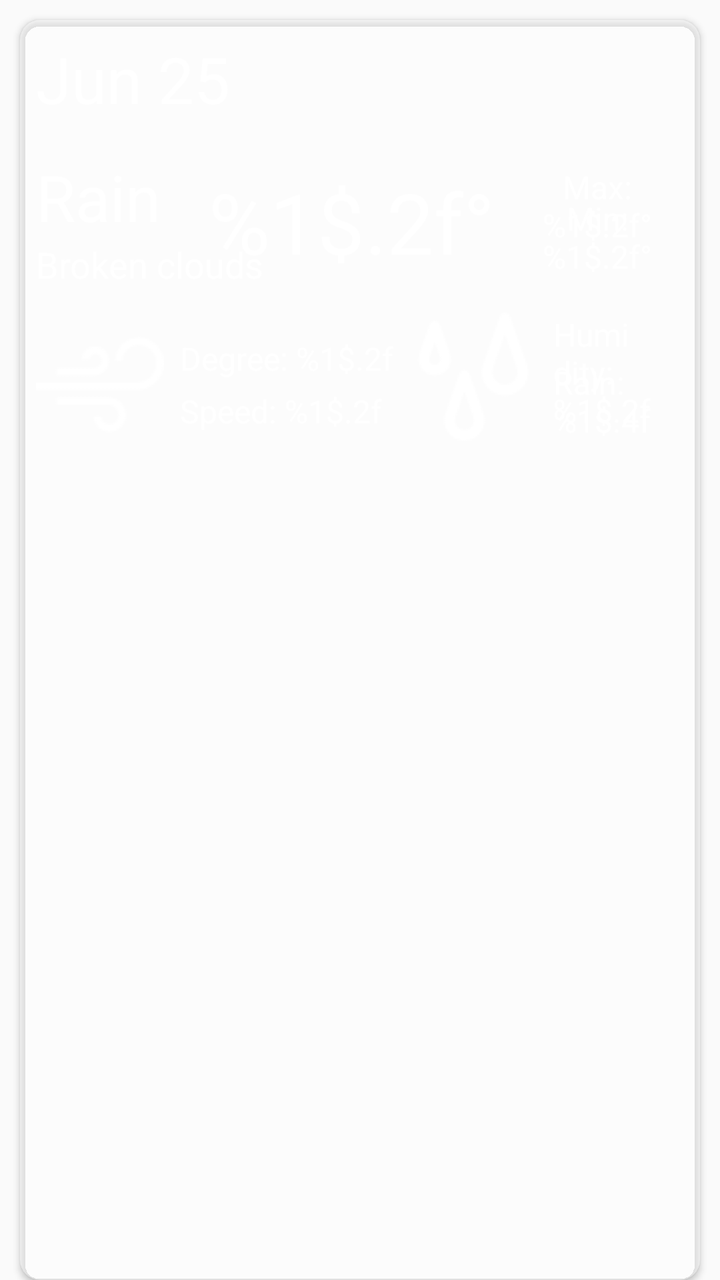
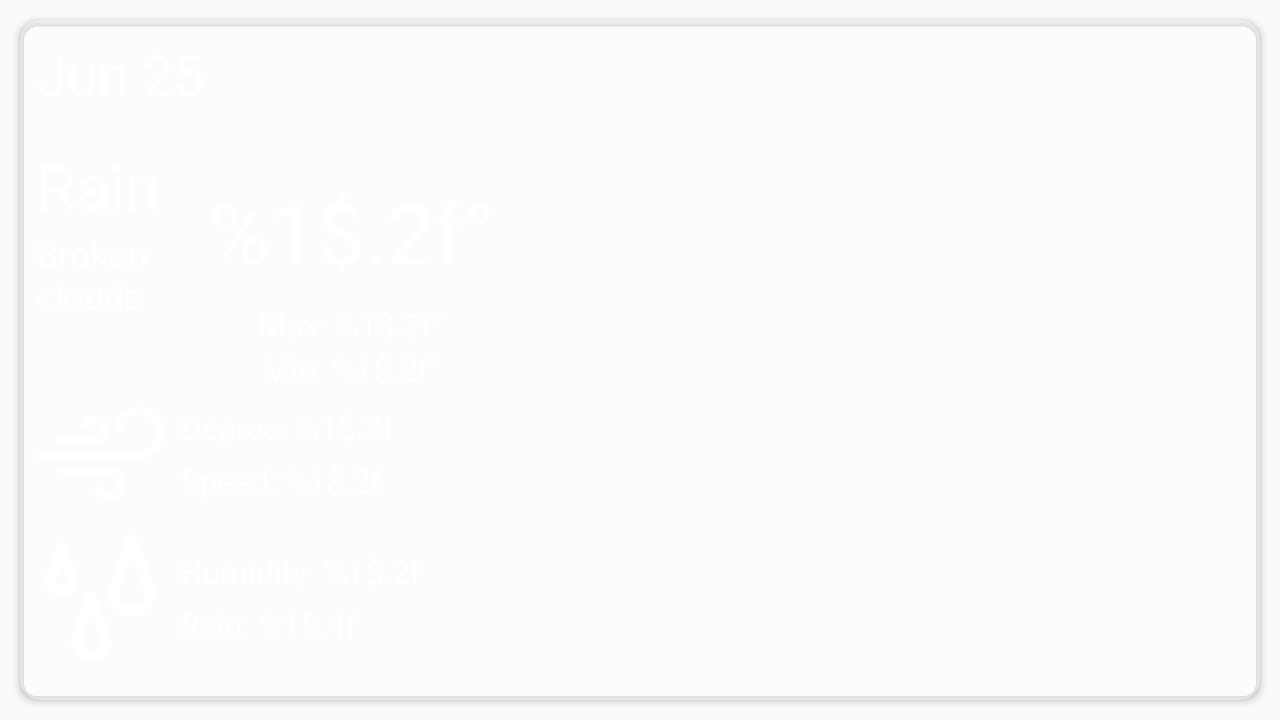

The same Android screen from two of the app's own layout files: first res/layout/ as a phone draws it, then the repository's variant for another configuration, drawn on a device whose configuration selects that folder. Both files follow.
<!-- AndroidManifest.xml: application theme AppTheme -->
<!-- res/layout/forecast_row.xml -->
<?xml version="1.0" encoding="utf-8"?>
<android.support.v7.widget.CardView
    xmlns:android="http://schemas.android.com/apk/res/android"
    xmlns:app="http://schemas.android.com/apk/res-auto"
    xmlns:tools="http://schemas.android.com/tools"
    android:layout_width="match_parent"
    android:backgroundTint="@color/semiTransparent"
    android:elevation="5dp"
    app:cardCornerRadius="10dp"
    android:layout_marginTop="10dp"
    android:layout_marginLeft="10dp"
    android:layout_marginRight="10dp"
    android:layout_height="match_parent">

    <android.support.constraint.ConstraintLayout
        android:layout_width="match_parent"
        android:layout_height="match_parent">

        <TextView
            android:id="@+id/date"
            android:layout_width="0dp"
            android:layout_height="wrap_content"
            android:text="Jun 25"
            android:textColor="@color/white"
            android:textSize="32sp"
            android:layout_marginLeft="8dp"
            app:layout_constraintLeft_toLeftOf="parent"
            app:layout_constraintTop_toTopOf="parent"
            android:layout_marginTop="8dp" />

        <ImageView
            android:id="@+id/weatherIcon"
            android:layout_width="0dp"
            android:layout_height="0dp"
            android:layout_marginBottom="0dp"
            android:layout_marginLeft="8dp"
            android:layout_marginRight="8dp"
            android:layout_marginTop="8dp"
            android:scaleType="fitCenter"
            app:layout_constraintBottom_toTopOf="@+id/weatherMain"
            app:layout_constraintLeft_toRightOf="@+id/date"
            app:layout_constraintRight_toRightOf="parent"
            app:layout_constraintTop_toTopOf="parent" />

        <TextView
            android:id="@+id/weatherMain"
            android:layout_width="wrap_content"
            android:layout_height="wrap_content"
            android:text="Rain"
            android:textSize="32sp"
            android:textColor="@color/white"
            android:layout_marginLeft="8dp"
            app:layout_constraintLeft_toLeftOf="parent"
            android:layout_marginTop="16dp"
            app:layout_constraintTop_toBottomOf="@+id/date" />

        <TextView
            android:id="@+id/weatherDescription"
            android:layout_width="wrap_content"
            android:layout_height="wrap_content"
            android:text="Broken clouds"
            android:textColor="@color/white"
            android:textSize="18sp"
            android:layout_marginTop="0dp"
            app:layout_constraintTop_toBottomOf="@+id/weatherMain"
            android:layout_marginLeft="8dp"
            app:layout_constraintLeft_toLeftOf="parent" />

        <TextView
            android:id="@+id/temperature"
            android:layout_width="wrap_content"
            android:layout_height="wrap_content"
            android:text="@string/temp"
            android:textAlignment="center"
            android:textColor="@color/white"
            android:textSize="42sp"
            app:layout_constraintTop_toTopOf="@+id/weatherMain"
            android:layout_marginTop="0dp"
            app:layout_constraintBottom_toBottomOf="@+id/weatherDescription"
            android:layout_marginBottom="0dp"
            app:layout_constraintLeft_toRightOf="@+id/weatherMain"
            android:layout_marginLeft="24dp" />

        <TextView
            android:id="@+id/maxTemperature"
            android:layout_width="0dp"
            android:layout_height="wrap_content"
            android:textColor="@color/white"
            android:textSize="16sp"
            android:textAlignment="center"
            android:text="@string/maxTemp"
            app:layout_constraintTop_toTopOf="@+id/temperature"
            android:layout_marginTop="0dp"
            app:layout_constraintLeft_toRightOf="@+id/temperature"
            android:layout_marginLeft="8dp"
            android:layout_marginRight="8dp"
            app:layout_constraintRight_toRightOf="parent" />

        <TextView
            android:id="@+id/minTemperature"
            android:layout_width="0dp"
            android:layout_height="wrap_content"
            android:textColor="@color/white"
            android:textSize="16sp"
            android:textAlignment="center"
            android:text="@string/minTemp"
            app:layout_constraintLeft_toRightOf="@+id/temperature"
            android:layout_marginLeft="8dp"
            app:layout_constraintBottom_toBottomOf="@+id/temperature"
            android:layout_marginBottom="0dp"
            android:layout_marginRight="8dp"
            app:layout_constraintRight_toRightOf="parent" />

        <TextView
            android:id="@+id/windDegree"
            android:layout_width="wrap_content"
            android:layout_height="wrap_content"
            android:text="@string/windDegree"
            android:textColor="@color/white"
            android:textSize="16sp"
            app:layout_constraintLeft_toRightOf="@+id/wind"
            android:layout_marginLeft="8dp"
            app:layout_constraintTop_toTopOf="@+id/wind"
            android:layout_marginTop="8dp" />

        <TextView
            android:id="@+id/windSpeed"
            android:layout_width="wrap_content"
            android:layout_height="wrap_content"
            android:text="@string/windSpeed"
            android:textColor="@color/white"
            android:textSize="16sp"
            app:layout_constraintLeft_toRightOf="@+id/wind"
            android:layout_marginLeft="8dp"
            app:layout_constraintBottom_toBottomOf="@+id/wind"
            android:layout_marginBottom="8dp" />

        <TextView
            android:id="@+id/humidity"
            android:layout_width="0dp"
            android:layout_height="wrap_content"
            android:textColor="@color/white"
            android:textSize="16sp"
            android:text="@string/humidity"
            android:layout_marginRight="8dp"
            app:layout_constraintRight_toRightOf="parent"
            app:layout_constraintTop_toTopOf="@+id/humidityIcon"
            android:layout_marginTop="0dp"
            app:layout_constraintLeft_toRightOf="@+id/humidityIcon"
            android:layout_marginLeft="8dp"
            app:layout_constraintHorizontal_bias="0.0" />

        <TextView
            android:id="@+id/rain"
            android:layout_width="0dp"
            android:layout_height="wrap_content"
            android:textColor="@color/white"
            android:textSize="16sp"
            android:text="@string/rain"
            android:layout_marginRight="8dp"
            app:layout_constraintRight_toRightOf="parent"
            app:layout_constraintLeft_toRightOf="@+id/humidityIcon"
            android:layout_marginLeft="8dp"
            app:layout_constraintBottom_toBottomOf="@+id/humidityIcon"
            android:layout_marginBottom="-1dp" />

        <ImageView
            android:id="@+id/wind"
            android:layout_width="wrap_content"
            android:layout_height="wrap_content"
            app:srcCompat="@drawable/wind"
            android:layout_marginLeft="8dp"
            app:layout_constraintLeft_toLeftOf="parent"
            android:layout_marginTop="16dp"
            app:layout_constraintTop_toBottomOf="@+id/weatherDescription" />

        <ImageView
            android:id="@+id/humidityIcon"
            android:layout_width="wrap_content"
            android:layout_height="wrap_content"
            android:layout_marginBottom="8dp"
            android:layout_marginTop="0dp"
            app:layout_constraintBottom_toBottomOf="@+id/wind"
            app:layout_constraintTop_toTopOf="@+id/wind"
            app:srcCompat="@drawable/humidity"
            app:layout_constraintLeft_toRightOf="@+id/windDegree"
            android:layout_marginLeft="8dp" />
    </android.support.constraint.ConstraintLayout>

</android.support.v7.widget.CardView>
<!-- resources referenced by this layout -->
<resources>
  <color name="semiTransparent">#64ffffff</color>
  <color name="white">#FFFFFF</color>
  <!-- drawable humidity: png bitmap (drawable, 1598 bytes) -->
  <!-- drawable wind: png bitmap (drawable, 1144 bytes) -->
  <string name="humidity">Humidity: %1$.2f</string>
  <string name="maxTemp">Max: %1$.2f°</string>
  <string name="minTemp">Min: %1$.2f°</string>
  <string name="rain">Rain: %1$.4f</string>
  <string name="temp">%1$.2f°</string>
  <string name="windDegree">Degree: %1$.2f</string>
  <string name="windSpeed">Speed: %1$.2f</string>
  <style name="AppTheme" parent="Theme.AppCompat.Light.NoActionBar">
          
          <item name="colorPrimary">@color/colorPrimary</item>
          <item name="colorPrimaryDark">@color/colorPrimaryDark</item>
          <item name="colorAccent">@color/colorAccent</item>
      </style>
  <color name="colorPrimary">#680931</color>
  <color name="colorPrimaryDark">#303F9F</color>
  <color name="colorAccent">#FF7200</color>
</resources>
<!-- res/layout-land/forecast_row.xml (the repository's variant of the layout above) -->
<!-- drawn on the phone turned sideways -->
<?xml version="1.0" encoding="utf-8"?>
<android.support.v7.widget.CardView
    xmlns:android="http://schemas.android.com/apk/res/android"
    xmlns:app="http://schemas.android.com/apk/res-auto"
    android:layout_width="match_parent"
    android:backgroundTint="@color/semiTransparent"
    android:elevation="5dp"
    app:cardCornerRadius="10dp"
    android:layout_marginTop="10dp"
    android:layout_marginBottom="10dp"
    android:layout_marginLeft="10dp"
    android:layout_marginRight="10dp"
    android:layout_height="match_parent">

    <android.support.constraint.ConstraintLayout
        android:layout_width="match_parent"
        android:layout_height="match_parent">

        <TextView
            android:id="@+id/date"
            android:layout_width="0dp"
            android:layout_height="wrap_content"
            android:text="Jun 25"
            android:textColor="@color/white"
            android:textSize="28sp"
            android:layout_marginLeft="8dp"
            app:layout_constraintLeft_toLeftOf="parent"
            app:layout_constraintTop_toTopOf="parent"
            android:layout_marginTop="8dp" />

        <ImageView
            android:id="@+id/weatherIcon"
            android:layout_width="0dp"
            android:layout_height="0dp"
            android:layout_marginBottom="0dp"
            android:layout_marginLeft="8dp"
            android:layout_marginRight="8dp"
            android:layout_marginTop="8dp"
            android:scaleType="fitCenter"
            app:layout_constraintBottom_toTopOf="@+id/weatherMain"
            app:layout_constraintLeft_toRightOf="@+id/date"
            app:layout_constraintRight_toRightOf="parent"
            app:layout_constraintTop_toTopOf="parent" />

        <TextView
            android:id="@+id/weatherMain"
            android:layout_width="wrap_content"
            android:layout_height="wrap_content"
            android:text="Rain"
            android:textSize="32sp"
            android:textColor="@color/white"
            android:layout_marginLeft="8dp"
            app:layout_constraintLeft_toLeftOf="parent"
            android:layout_marginTop="16dp"
            app:layout_constraintTop_toBottomOf="@+id/date" />

        <TextView
            android:id="@+id/weatherDescription"
            android:layout_width="0dp"
            android:layout_height="wrap_content"
            android:text="Broken clouds"
            android:textColor="@color/white"
            android:textSize="18sp"
            android:layout_marginTop="0dp"
            app:layout_constraintTop_toBottomOf="@+id/weatherMain"
            android:layout_marginLeft="8dp"
            app:layout_constraintLeft_toLeftOf="parent"
            app:layout_constraintRight_toLeftOf="@+id/temperature"
            android:layout_marginRight="0dp" />

        <TextView
            android:id="@+id/temperature"
            android:layout_width="wrap_content"
            android:layout_height="wrap_content"
            android:text="@string/temp"
            android:textAlignment="center"
            android:textColor="@color/white"
            android:textSize="42sp"
            app:layout_constraintTop_toTopOf="@+id/weatherMain"
            android:layout_marginTop="0dp"
            app:layout_constraintBottom_toBottomOf="@+id/weatherDescription"
            android:layout_marginBottom="0dp"
            app:layout_constraintLeft_toRightOf="@+id/weatherMain"
            android:layout_marginLeft="24dp" />

        <TextView
            android:id="@+id/maxTemperature"
            android:layout_width="0dp"
            android:layout_height="wrap_content"
            android:textColor="@color/white"
            android:textSize="16sp"
            android:textAlignment="center"
            android:text="@string/maxTemp"
            android:layout_marginTop="8dp"
            app:layout_constraintTop_toBottomOf="@+id/temperature"
            android:layout_marginLeft="8dp"
            app:layout_constraintLeft_toLeftOf="@+id/temperature"
            android:layout_marginRight="8dp"
            app:layout_constraintRight_toRightOf="@+id/temperature" />

        <TextView
            android:id="@+id/minTemperature"
            android:layout_width="0dp"
            android:layout_height="wrap_content"
            android:textColor="@color/white"
            android:textSize="16sp"
            android:textAlignment="center"
            android:text="@string/minTemp"
            android:layout_marginTop="0dp"
            app:layout_constraintTop_toBottomOf="@+id/maxTemperature"
            android:layout_marginLeft="0dp"
            app:layout_constraintLeft_toLeftOf="@+id/maxTemperature"
            android:layout_marginRight="0dp"
            app:layout_constraintRight_toRightOf="@+id/maxTemperature" />

        <TextView
            android:id="@+id/windDegree"
            android:layout_width="0dp"
            android:layout_height="wrap_content"
            android:text="@string/windDegree"
            android:textColor="@color/white"
            android:textSize="16sp"
            app:layout_constraintLeft_toRightOf="@+id/wind"
            android:layout_marginLeft="8dp"
            app:layout_constraintTop_toTopOf="@+id/wind"
            android:layout_marginTop="8dp"
            android:layout_marginRight="8dp"
            app:layout_constraintRight_toRightOf="parent" />

        <TextView
            android:id="@+id/windSpeed"
            android:layout_width="0dp"
            android:layout_height="wrap_content"
            android:text="@string/windSpeed"
            android:textColor="@color/white"
            android:textSize="16sp"
            app:layout_constraintLeft_toRightOf="@+id/wind"
            android:layout_marginLeft="8dp"
            app:layout_constraintBottom_toBottomOf="@+id/wind"
            android:layout_marginBottom="8dp"
            android:layout_marginRight="8dp"
            app:layout_constraintRight_toRightOf="parent" />

        <TextView
            android:id="@+id/humidity"
            android:layout_width="0dp"
            android:layout_height="wrap_content"
            android:textColor="@color/white"
            android:textSize="16sp"
            android:text="@string/humidity"
            android:layout_marginRight="8dp"
            app:layout_constraintRight_toRightOf="parent"
            app:layout_constraintTop_toTopOf="@+id/humidityIcon"
            android:layout_marginTop="8dp"
            app:layout_constraintLeft_toRightOf="@+id/humidityIcon"
            android:layout_marginLeft="8dp"
            app:layout_constraintHorizontal_bias="0.0" />

        <TextView
            android:id="@+id/rain"
            android:layout_width="0dp"
            android:layout_height="wrap_content"
            android:textColor="@color/white"
            android:textSize="16sp"
            android:text="@string/rain"
            android:layout_marginRight="8dp"
            app:layout_constraintRight_toRightOf="parent"
            app:layout_constraintLeft_toRightOf="@+id/humidityIcon"
            android:layout_marginLeft="8dp"
            app:layout_constraintBottom_toBottomOf="@+id/humidityIcon"
            android:layout_marginBottom="8dp"
            app:layout_constraintHorizontal_bias="0.0" />

        <ImageView
            android:id="@+id/wind"
            android:layout_width="wrap_content"
            android:layout_height="wrap_content"
            app:srcCompat="@drawable/wind"
            android:layout_marginLeft="8dp"
            app:layout_constraintLeft_toLeftOf="parent"
            android:layout_marginTop="0dp"
            app:layout_constraintTop_toBottomOf="@+id/minTemperature" />

        <ImageView
            android:id="@+id/humidityIcon"
            android:layout_width="wrap_content"
            android:layout_height="wrap_content"
            app:srcCompat="@drawable/humidity"
            android:layout_marginLeft="8dp"
            app:layout_constraintLeft_toLeftOf="parent"
            android:layout_marginTop="8dp"
            app:layout_constraintTop_toBottomOf="@+id/wind" />
    </android.support.constraint.ConstraintLayout>

</android.support.v7.widget.CardView>
